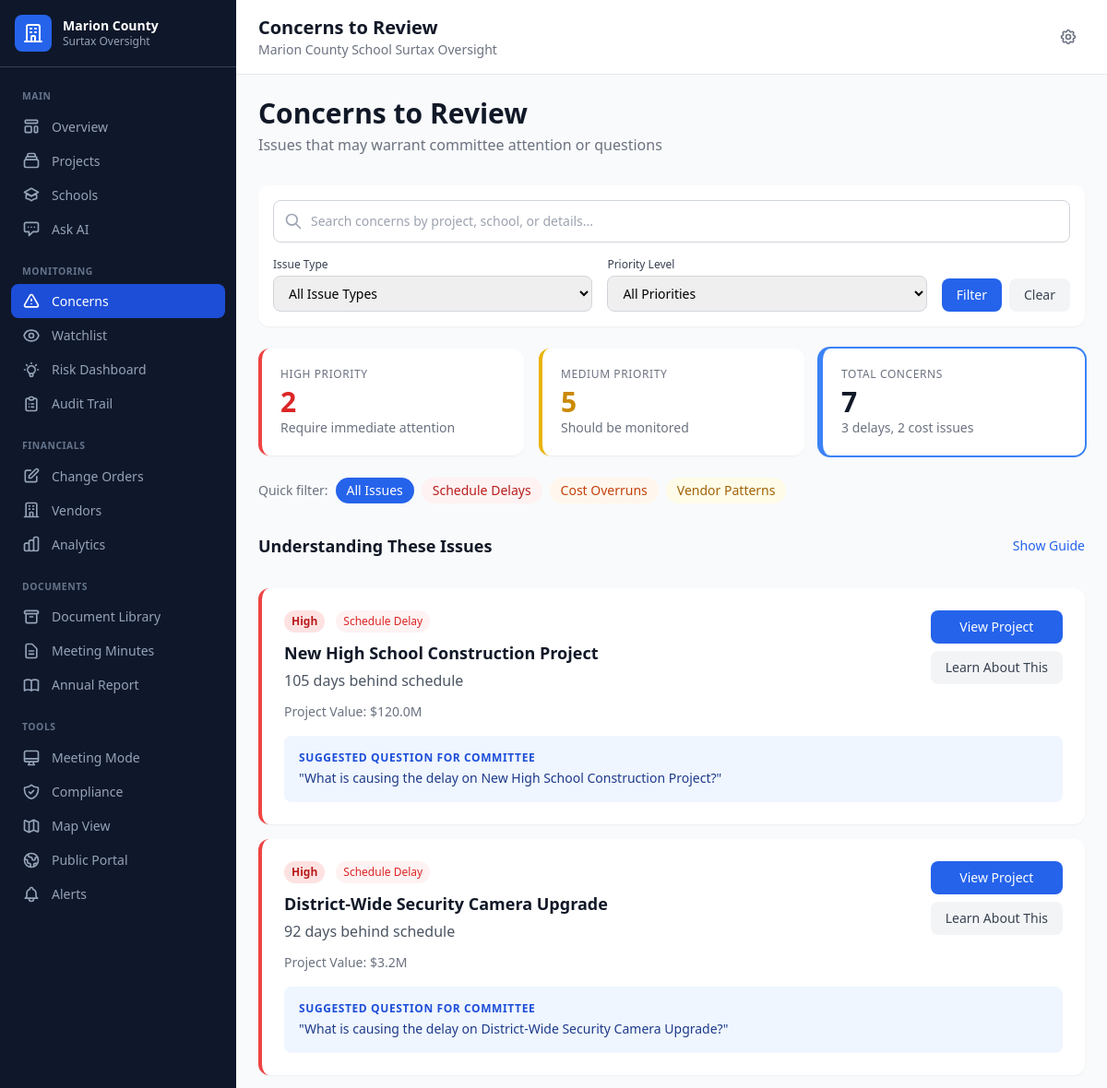
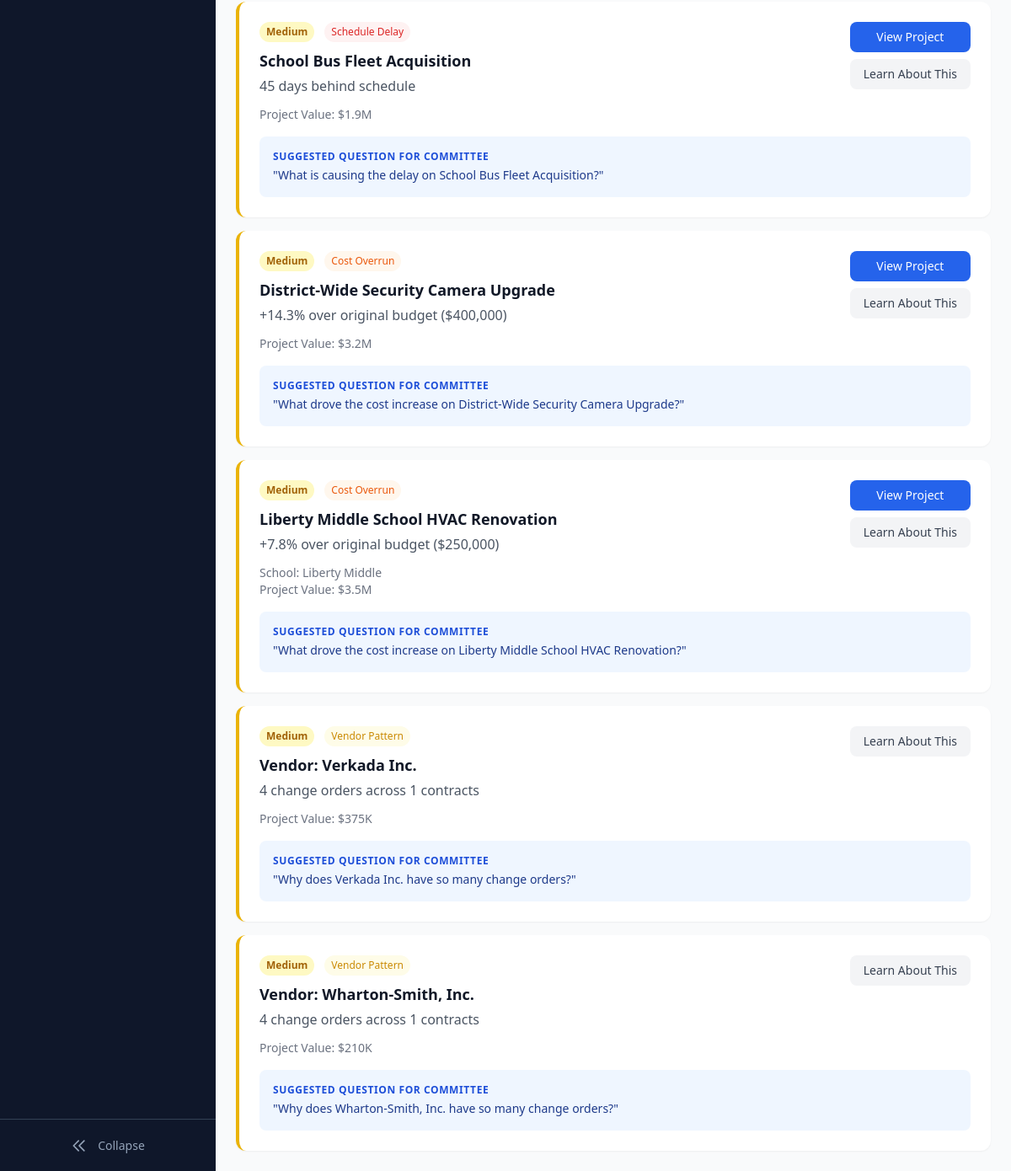
The page /concerns on the database its author committed (2 pictures, top to bottom).
### tables this page shows
CREATE TABLE contracts (
                contract_id TEXT PRIMARY KEY,
                contract_number TEXT,
                title TEXT NOT NULL,
                description TEXT,
                contract_type TEXT,
                department TEXT,
                fiscal_year TEXT,
                vendor_id TEXT,
                vendor_name TEXT,

                -- Financials
                original_amount REAL DEFAULT 0,
                current_amount REAL DEFAULT 0,
                total_paid REAL DEFAULT 0,
                remaining_balance REAL DEFAULT 0,

                -- Dates
                solicitation_date TEXT,
                award_date TEXT,
                start_date TEXT,
                original_end_date TEXT,
                current_end_date TEXT,
                actual_end_date TEXT,

                -- Status tracking
                status TEXT DEFAULT 'Draft',
                phase TEXT DEFAULT 'Planning',
                percent_complete REAL DEFAULT 0,

                -- Scoring
                performance_score REAL DEFAULT 50,
                cost_variance_score REAL DEFAULT 50,
                schedule_variance_score REAL DEFAULT 50,
                compliance_score REAL DEFAULT 50,
                overall_health_score REAL DEFAULT 50,
                risk_level TEXT DEFAULT 'Medium',

                -- Procurement info
                procurement_method TEXT,
                bid_count INTEGER DEFAULT 0,
                justification TEXT,

                -- Board/Council info
                board_approval_date TEXT,
                board_resolution TEXT,
                council_district TEXT,
                school_zone TEXT,

                -- Location
                project_location TEXT,
                latitude REAL,
                longitude REAL,

                -- Flags
                has_change_orders INTEGER DEFAULT 0,
                change_order_count INTEGER DEFAULT 0,
                total_change_order_amount REAL DEFAULT 0,
                is_emergency INTEGER DEFAULT 0,
                is_sole_source INTEGER DEFAULT 0,
                requires_insurance INTEGER DEFAULT 1,
                insurance_verified INTEGER DEFAULT 0,
                requires_bond INTEGER DEFAULT 0,
                bond_verified INTEGER DEFAULT 0,

                notes TEXT,
                created_at TEXT DEFAULT CURRENT_TIMESTAMP,
                updated_at TEXT DEFAULT CURRENT_TIMESTAMP,
                created_by TEXT,
                is_deleted INTEGER DEFAULT 0, surtax_funded INTEGER DEFAULT NULL, surtax_category TEXT, surtax_subcategory TEXT, funding_source TEXT DEFAULT 'Unconfirmed', school_name TEXT, school_id TEXT, promised_completion_date TEXT, ballot_priority INTEGER, on_official_list INTEGER DEFAULT NULL, is_delayed INTEGER DEFAULT 0, delay_reason TEXT, delay_days INTEGER DEFAULT 0, is_over_budget INTEGER DEFAULT 0, budget_variance_amount REAL DEFAULT 0, budget_variance_pct REAL DEFAULT 0, is_watchlisted INTEGER DEFAULT 0, watchlist_reason TEXT, watchlist_added_date TEXT, last_committee_review_date TEXT, committee_notes TEXT, vendor_type TEXT, vendor_size TEXT, vendor_headquarters TEXT, expenditure_type TEXT DEFAULT 'Capital', planned_value REAL, earned_value REAL, actual_cost REAL, cost_variance REAL, schedule_variance REAL, cost_performance_index REAL, schedule_performance_index REAL,

                FOREIGN KEY (vendor_id) REFERENCES vendors(vendor_id)
            );

### surtax_app/app.py (the view)
@app.route('/concerns')
def concerns():
    issue_type = request.args.get('type')
    severity = request.args.get('severity')
    search = request.args.get('search')
    concern_list = get_concerns()
    if issue_type:
        concern_list = [c for c in concern_list if c['type'] == issue_type]
    if severity:
        concern_list = [c for c in concern_list if c['severity'] == severity]
    if search:
        search_lower = search.lower()
        concern_list = [c for c in concern_list if
                       search_lower in c['title'].lower() or
                       search_lower in c.get('detail', '').lower() or
                       search_lower in (c.get('school_name') or '').lower()]
    concern_education = {
        'Schedule Delay': {
            'icon': 'clock',
            'color': 'red',
            'title': 'Schedule Delays',
            'description': 'Projects running behind their planned completion date.',
            'why_matters': 'Delays can increase costs (materials, labor), impact student learning environments, and indicate potential contractor or planning issues.',
            'questions_to_ask': [
                'What is causing the delay?',
                'Has the contractor provided a recovery schedule?',
                'Are there additional costs associated with the delay?',
                'Does this affect any other projects or school operations?'
            ],
            'typical_causes': ['Weather', 'Material shortages', 'Permitting issues', 'Design changes', 'Contractor performance']
        },
        'Cost Overrun': {
            'icon': 'currency-dollar',
            'color': 'orange',
            'title': 'Cost Overruns',
            'description': 'Projects exceeding their original approved budget.',
            'why_matters': 'Budget overruns reduce funds available for other projects and may indicate inadequate initial planning or scope creep.',
            'questions_to_ask': [
                'What caused the cost increase?',
                'Was this foreseeable during planning?',
                'Are there ways to reduce scope to stay within budget?',
                'How does this affect the overall surtax program budget?'
            ],
            'typical_causes': ['Unforeseen conditions', 'Design errors', 'Material price increases', 'Scope changes', 'Change orders']
        },
        'Vendor Pattern': {
            'icon': 'users',
            'color': 'yellow',
            'title': 'Vendor Patterns',
            'description': 'Contractors with repeated change orders across multiple projects.',
            'why_matters': 'Patterns of change orders may indicate bidding practices, estimating issues, or vendor performance concerns worth monitoring.',
            'questions_to_ask': [
                'Is this vendor consistently under-bidding?',
                'Are the change orders for legitimate unforeseen conditions?',
                'How does this vendor compare to others?',
                'Should this affect future contract awards?'
            ],
            'typical_causes': ['Aggressive bidding', 'Incomplete specifications', 'Complex projects', 'Market conditions']
        }
    }
    all_concerns = get_concerns()
    issue_types = list(set(c['type'] for c in all_concerns))
    severities = ['High', 'Medium', 'Low']
    filters = {
        'type': issue_type,
        'severity': severity,
        'search': search
    }
    return render_template('surtax/concerns.html',
                          concerns=concern_list,
                          concern_education=concern_education,
                          issue_types=issue_types,
                          severities=severities,
                          filters=filters,
                          title='Concerns to Review')

### surtax_app/app.py (called while the page is built)
def get_db():
    conn = sqlite3.connect(str(DB_PATH))
    conn.row_factory = sqlite3.Row
    return conn

@app.template_filter('currency')
def currency_filter(value):
    if value is None:
        return '$0'
    if abs(value) >= 1_000_000:
        return f'${value/1_000_000:,.1f}M'
    elif abs(value) >= 1_000:
        return f'${value/1_000:,.0f}K'
    return f'${value:,.0f}'

### surtax_app/templates/surtax/concerns.html (shortened to what this page needs)
{% extends "surtax/base.html" %}
{% block content %}
<div class="mb-8">
    <h1 class="text-3xl font-bold text-gray-900">Concerns to Review</h1>
    <p class="text-gray-500 mt-1">Issues that may warrant committee attention or questions</p>
</div>
<div class="bg-white rounded-xl shadow-sm p-4 mb-6">
    <form method="get" id="filterForm">
        <div class="mb-4">
            <div class="relative">
                <input type="text" name="search" value="{{ filters.search or '' }}" placeholder="Search concerns by project, school, or details..."
                       class="w-full px-4 py-3 pl-10 border border-gray-300 rounded-lg text-sm focus:ring-2 focus:ring-blue-500">
                <svg class="w-5 h-5 text-gray-400 absolute left-3 top-1/2 transform -translate-y-1/2" fill="none" stroke="currentColor" viewBox="0 0 24 24">
                    <path stroke-linecap="round" stroke-linejoin="round" stroke-width="2" d="M21 21l-6-6m2-5a7 7 0 11-14 0 7 7 0 0114 0z"></path>
                </svg>
            </div>
        </div>
        <div class="flex flex-wrap gap-4 items-end">
            <div class="flex-1 min-w-[180px]">
                <label class="block text-xs font-medium text-gray-700 mb-1">Issue Type</label>
                <select name="type" class="w-full px-3 py-2 border border-gray-300 rounded-lg text-sm focus:ring-2 focus:ring-blue-500">
                    <option value="">All Issue Types</option>
                </select>
            </div>
            <div class="flex-1 min-w-[150px]">
                <label class="block text-xs font-medium text-gray-700 mb-1">Priority Level</label>
                <select name="severity" class="w-full px-3 py-2 border border-gray-300 rounded-lg text-sm focus:ring-2 focus:ring-blue-500">
                    <option value="">All Priorities</option>
                </select>
            </div>
            <div class="flex gap-2">
                <button type="submit" class="px-4 py-2 bg-blue-600 text-white rounded-lg text-sm font-medium hover:bg-blue-700">
                    Filter
                </button>
                <a href="{{ url_for('concerns') }}" class="px-4 py-2 bg-gray-100 text-gray-700 rounded-lg text-sm font-medium hover:bg-gray-200">
                    Clear
                </a>
            </div>
        </div>
    </form>
</div>
{% if concerns %}
<div class="grid grid-cols-1 md:grid-cols-3 gap-4 mb-6">
    {% set high_count = concerns|selectattr('severity', 'equalto', 'High')|list|length %}
    {% set medium_count = concerns|selectattr('severity', 'equalto', 'Medium')|list|length %}
    {% set delay_count = concerns|selectattr('type', 'equalto', 'Schedule Delay')|list|length %}
    {% set cost_count = concerns|selectattr('type', 'equalto', 'Cost Overrun')|list|length %}
    <a href="{{ url_for('concerns', severity='High') }}" class="block bg-white rounded-xl shadow-sm p-5 border-l-4 border-red-500 hover:shadow-md transition-shadow {% if filters.severity == 'High' %}ring-2 ring-red-500{% endif %}">
        <p class="text-xs text-gray-500 uppercase tracking-wider">High Priority</p>
        <p class="text-3xl font-bold text-red-600 mt-1">{{ high_count }}</p>
        <p class="text-sm text-gray-500">Require immediate attention</p>
    </a>
    <a href="{{ url_for('concerns', severity='Medium') }}" class="block bg-white rounded-xl shadow-sm p-5 border-l-4 border-yellow-500 hover:shadow-md transition-shadow {% if filters.severity == 'Medium' %}ring-2 ring-yellow-500{% endif %}">
        <p class="text-xs text-gray-500 uppercase tracking-wider">Medium Priority</p>
        <p class="text-3xl font-bold text-yellow-600 mt-1">{{ medium_count }}</p>
        <p class="text-sm text-gray-500">Should be monitored</p>
    </a>
    <a href="{{ url_for('concerns') }}" class="block bg-white rounded-xl shadow-sm p-5 border-l-4 border-blue-500 hover:shadow-md transition-shadow {% if not filters.severity and not filters.type %}ring-2 ring-blue-500{% endif %}">
        <p class="text-xs text-gray-500 uppercase tracking-wider">Total Concerns</p>
        <p class="text-3xl font-bold text-gray-900 mt-1">{{ concerns|length }}</p>
        <p class="text-sm text-gray-500">{{ delay_count }} delays, {{ cost_count }} cost issues</p>
    </a>
</div>
<div class="flex flex-wrap gap-2 mb-8">
    <span class="text-sm text-gray-500 py-1">Quick filter:</span>
    <a href="{{ url_for('concerns') }}" class="px-3 py-1 rounded-full text-sm font-medium {% if not filters.type %}bg-blue-600 text-white{% else %}bg-gray-100 text-gray-700 hover:bg-gray-200{% endif %}">
        All Issues
    </a>
    <a href="{{ url_for('concerns', type='Schedule Delay') }}" class="px-3 py-1 rounded-full text-sm font-medium {% if filters.type == 'Schedule Delay' %}bg-red-600 text-white{% else %}bg-red-50 text-red-700 hover:bg-red-100{% endif %}">
        Schedule Delays
    </a>
    <a href="{{ url_for('concerns', type='Cost Overrun') }}" class="px-3 py-1 rounded-full text-sm font-medium {% if filters.type == 'Cost Overrun' %}bg-orange-600 text-white{% else %}bg-orange-50 text-orange-700 hover:bg-orange-100{% endif %}">
        Cost Overruns
    </a>
    <a href="{{ url_for('concerns', type='Vendor Pattern') }}" class="px-3 py-1 rounded-full text-sm font-medium {% if filters.type == 'Vendor Pattern' %}bg-yellow-600 text-white{% else %}bg-yellow-50 text-yellow-700 hover:bg-yellow-100{% endif %}">
        Vendor Patterns
    </a>
</div>
<div class="mb-8">
    <div class="flex items-center justify-between mb-4">
        <h2 class="text-lg font-bold text-gray-900">Understanding These Issues</h2>
        <button onclick="toggleEducation()" id="toggleBtn" class="text-sm text-blue-600 hover:text-blue-700">
            <span id="toggleText">Show Guide</span>
        </button>
    </div>
</div>
<div class="space-y-4">
    {% for concern in concerns %}
    <div class="bg-white rounded-xl shadow-sm overflow-hidden border-l-4
        {% if concern.severity == 'High' %}border-red-500{% else %}border-yellow-500{% endif %}">
        <div class="p-6">
            <div class="flex flex-col lg:flex-row lg:items-start lg:justify-between gap-4">
                <div class="flex-1">
                    <div class="flex items-center gap-3 mb-2">
                        <span class="px-2 py-1 text-xs font-bold rounded-full
                            {% if concern.severity == 'High' %}bg-red-100 text-red-700
                            {% else %}bg-yellow-100 text-yellow-700{% endif %}">
                            {{ concern.severity }}
                        </span>
                        <span class="px-2 py-1 text-xs font-medium rounded-full
                            {% if concern.type == 'Schedule Delay' %}bg-red-50 text-red-600
                            {% elif concern.type == 'Cost Overrun' %}bg-orange-50 text-orange-600
                            {% else %}bg-yellow-50 text-yellow-600{% endif %}">
                            {{ concern.type }}
                        </span>
                    </div>
                    <h3 class="text-lg font-semibold text-gray-900 mb-1">{{ concern.title }}</h3>
                    <p class="text-gray-600 mb-3">{{ concern.detail }}</p>
                    {% if concern.school_name %}
                    <p class="text-sm text-gray-500">
                        <span class="font-medium">School:</span> {{ concern.school_name }}
                    </p>
                    {% endif %}
                    {% if concern.value %}
                    <p class="text-sm text-gray-500">
                        <span class="font-medium">Project Value:</span> {{ concern.value|currency }}
                    </p>
                    {% endif %}
                </div>
                <div class="flex flex-col gap-2">
                    {% if concern.contract_id %}
                    <a href="{{ url_for('project_detail', contract_id=concern.contract_id) }}"
                       class="px-4 py-2 bg-blue-600 text-white rounded-lg text-sm font-medium hover:bg-blue-700 text-center">
                        View Project
                    </a>
                    {% endif %}
                    <button onclick="showTypeInfo('{{ concern.type }}')"
                            class="px-4 py-2 bg-gray-100 text-gray-700 rounded-lg text-sm font-medium hover:bg-gray-200 text-center">
                        Learn About This
                    </button>
                </div>
            </div>
            {% if concern.suggested_question %}
            <div class="mt-4 p-4 bg-blue-50 rounded-lg">
                <p class="text-xs font-semibold text-blue-700 uppercase tracking-wider mb-1">Suggested Question for Committee</p>
                <p class="text-sm text-blue-900 font-medium">"{{ concern.suggested_question }}"</p>
            </div>
            {% endif %}
        </div>
    </div>
    {% endfor %}
</div>
{% endif %}
{% endblock %}

### rows shown on the page
contracts: severity "High", type "Schedule Delay", title "New High School Construction Project", detail "105 days behind schedule", value "$120.0M", suggested_question "What is causing the delay on New High School Construction Project?"
contracts: severity "High", type "Schedule Delay", title "District-Wide Security Camera Upgrade", detail "92 days behind schedule", value "$3.2M", suggested_question "What is causing the delay on District-Wide Security Camera Upgrade?", severity "Medium", type "Cost Overrun", detail "+14.3% over original budget ($400,000)", suggested_question "What drove the cost increase on District-Wide Security Camera Upgrade?"
contracts: severity "Medium", type "Schedule Delay", title "School Bus Fleet Acquisition", detail "45 days behind schedule", value "$1.9M", suggested_question "What is causing the delay on School Bus Fleet Acquisition?"
contracts: severity "Medium", type "Cost Overrun", title "Liberty Middle School HVAC Renovation", detail "+7.8% over original budget ($250,000)", school_name "Liberty Middle", value "$3.5M", suggested_question "What drove the cost increase on Liberty Middle School HVAC Renovation?"

### other values the page prints
{{ title }} "Concerns to Review"
{{ high_count }} "2"
{{ medium_count }} "5"
{{ concerns|length }} "7"
{{ delay_count }} "3"
{{ cost_count }} "2"
{{ concern.severity }} "Medium" "Medium"
{{ concern.type }} "Vendor Pattern" "Vendor Pattern"
{{ concern.title }} "Vendor: Verkada Inc." "Vendor: Wharton-Smith, Inc."
{{ concern.detail }} "4 change orders across 1 contracts" "4 change orders across 1 contracts"
{{ concern.value|currency }} "$375K" "$210K"
{{ concern.suggested_question }} "Why does Verkada Inc. have so many change orders?" "Why does Wharton-Smith, Inc. have so many change orders?"
